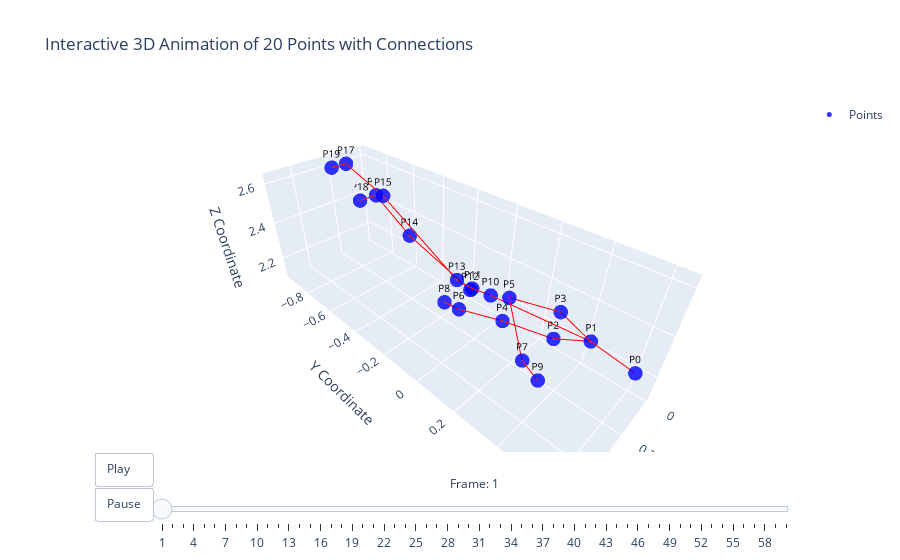

Here is the notebook cell this chart was saved with:
### Code cell
import pandas as pd
import numpy as np
import plotly.graph_objs as go
from plotly.offline import init_notebook_mode, iplot

init_notebook_mode(connected=True)

# Define parameters
num_points = 20
coordinates = ['x', 'y', 'z']
column_names = [f'p{point}_{coord}' for point in range(0, num_points + 0) for coord in coordinates]

# Load the data
file_path = 'data/bye_mahendra_9.txt'  
df = pd.read_csv(file_path, delimiter=r'\s+', header=None, names=column_names)

# Verify data
print("DataFrame Shape:", df.shape)  # Should be (number_of_rows, 60)
print(df.head())

# Define the connections as per the specified pairs
connections = [
    # Left Arm
    (1, 2), (2, 4), (4, 6), (6, 8),
    
    # Right Arm
    (1, 3), (3, 5), (5, 7), (7, 9),
    
    # Left Leg
    (11, 12), (12, 14), (14, 16), (16, 18),
    
    # Right Leg
    (11, 13), (13, 15), (15, 17), (17, 19),
    
    # Spine
    (0, 1), (1, 10), (10, 11)
]

# Function to get coordinates of a point given its zero-based index
def get_point_coords(row, point_index):
    point_num = point_index + 1-1  # Convert zero-based index to point number
    x = row[f'p{point_num}_x']
    y = row[f'p{point_num}_y']
    z = row[f'p{point_num}_z']
    return x, y, z

# Create frames for Plotly animation
plotly_frames = []
for frame in range(len(df)):
    row = df.iloc[frame]
    points = [get_point_coords(row, i) for i in range(num_points)]
    
    # Scatter points
    scatter = go.Scatter3d(
        x=[p[0] for p in points],
        y=[p[1] for p in points],
        z=[p[2] for p in points],
        mode='markers+text',
        marker=dict(
            size=5,
            color='blue',
            opacity=0.8
        ),
        text=[f'P{i+0}' for i in range(num_points)],
        textposition="top center",
        textfont=dict(
            size=10,
            color='black'
        )
    )
    
    # Lines for connections
    connection_traces = []
    for conn in connections:
        start, end = conn
        connection_traces.append(
            go.Scatter3d(
                x=[points[start][0], points[end][0]],
                y=[points[start][1], points[end][1]],
                z=[points[start][2], points[end][2]],
                mode='lines',
                line=dict(color='red', width=2),
                showlegend=False
            )
        )
    
    # Combine traces
    frame_data = [scatter] + connection_traces
    plotly_frames.append(go.Frame(data=frame_data, name=str(frame)))

# Initial data (first frame)
initial_row = df.iloc[0]
initial_points = [get_point_coords(initial_row, i) for i in range(num_points)]
initial_scatter = go.Scatter3d(
    x=[p[0] for p in initial_points],
    y=[p[1] for p in initial_points],
    z=[p[2] for p in initial_points],
    mode='markers+text',
    marker=dict(
        size=5,
        color='blue',
        opacity=0.8
    ),
    text=[f'P{i+0}' for i in range(num_points)],
    textposition="top center",
    textfont=dict(
        size=10,
        color='black'
    ),
    name='Points'
)

initial_connection_traces = []
for conn in connections:
    start, end = conn
    initial_connection_traces.append(
        go.Scatter3d(
            x=[initial_points[start][0], initial_points[end][0]],
            y=[initial_points[start][1], initial_points[end][1]],
            z=[initial_points[start][2], initial_points[end][2]],
            mode='lines',
            line=dict(color='red', width=2),
            showlegend=False
        )
    )

initial_data = [initial_scatter] + initial_connection_traces

# Define layout with sliders and play buttons
layout = go.Layout(
    title='Interactive 3D Animation of 20 Points with Connections',
    scene=dict(
        xaxis=dict(title='X Coordinate'),
        yaxis=dict(title='Y Coordinate'),
        zaxis=dict(title='Z Coordinate')
    ),
    updatemenus=[
        dict(
            type='buttons',
            buttons=[
                dict(label='Play',
                     method='animate',
                     args=[None, {"frame": {"duration": 200, "redraw": True},
                                  "fromcurrent": True, "transition": {"duration": 0}}]),
                dict(label='Pause',
                     method='animate',
                     args=[[None], {"frame": {"duration": 0, "redraw": False},
                                    "mode": "immediate",
                                    "transition": {"duration": 0}}])
            ],
            showactive=False,
            x=0.1,
            y=0
        )
    ],
    sliders=[{
        "steps": [{
            "args": [
                [str(k)],
                {"frame": {"duration": 200, "redraw": True},
                 "mode": "immediate",
                 "transition": {"duration": 0}}
            ],
            "label": str(k + 1),
            "method": "animate"
        } for k in range(len(df))],
        "transition": {"duration": 0},
        "x": 0.1,
        "y": 0,
        "currentvalue": {"font": {"size": 12}, "prefix": "Frame: ", "visible": True, "xanchor": "center"},
        "len": 0.9
    }]
)

# Create the figure
fig_plotly = go.Figure(
    data=initial_data,
    layout=layout,
    frames=plotly_frames
)

# Display the animation
iplot(fig_plotly)
# ani.save('animation.gif', writer='imagemagick', fps=15)

### Figure 1 — Plotly figure (JSON) as saved in the notebook; plotly's stock layout.template omitted (floating-point values rounded to 4 significant figures)
{"data": [{"marker": {"color": "blue", "opacity": 0.8, "size": 5}, "mode": "markers+text", "name": "Points", "text": ["P0", "P1", "P2", "P3", "P4", "P5", "P6", "P7", "P8", "P9", "P10", "P11", "P12", "P13", "P14", "P15", "P16", "P17", "P18", "P19"], "textfont": {"color": "black", "size": 10}, "textposition": "top center", "type": "scatter3d", "x": [0.103, 0.09451, 0.06639, 0.1913, 0.04758, 0.392, 0.1138, 0.5118, 0.129, 0.5213, 0.1637, 0.1851, 0.1563, 0.2286, 0.09205, 0.2287, 0.0007758, 0.1775, 0.07085, 0.239], "y": [0.6225, 0.4485, 0.2955, 0.3579, 0.03376, 0.2777, -0.1694, 0.4225, -0.2491, 0.4843, 0.04132, -0.03883, -0.07184, -0.0846, -0.5235, -0.5299, -0.8942, -0.8714, -0.9474, -0.9044], "z": [2.278, 2.301, 2.191, 2.442, 2.112, 2.571, 2.099, 2.495, 2.105, 2.47, 2.324, 2.328, 2.287, 2.37, 2.342, 2.593, 2.405, 2.633, 2.379, 2.622]}, {"line": {"color": "red", "width": 2}, "mode": "lines", "showlegend": false, "type": "scatter3d", "x": [0.09451, 0.06639], "y": [0.4485, 0.2955], "z": [2.301, 2.191]}, {"line": {"color": "red", "width": 2}, "mode": "lines", "showlegend": false, "type": "scatter3d", "x": [0.06639, 0.04758], "y": [0.2955, 0.03376], "z": [2.191, 2.112]}, {"line": {"color": "red", "width": 2}, "mode": "lines", "showlegend": false, "type": "scatter3d", "x": [0.04758, 0.1138], "y": [0.03376, -0.1694], "z": [2.112, 2.099]}, {"line": {"color": "red", "width": 2}, "mode": "lines", "showlegend": false, "type": "scatter3d", "x": [0.1138, 0.129], "y": [-0.1694, -0.2491], "z": [2.099, 2.105]}, {"line": {"color": "red", "width": 2}, "mode": "lines", "showlegend": false, "type": "scatter3d", "x": [0.09451, 0.1913], "y": [0.4485, 0.3579], "z": [2.301, 2.442]}, {"line": {"color": "red", "width": 2}, "mode": "lines", "showlegend": false, "type": "scatter3d", "x": [0.1913, 0.392], "y": [0.3579, 0.2777], "z": [2.442, 2.571]}, {"line": {"color": "red", "width": 2}, "mode": "lines", "showlegend": false, "type": "scatter3d", "x": [0.392, 0.5118], "y": [0.2777, 0.4225], "z": [2.571, 2.495]}, {"line": {"color": "red", "width": 2}, "mode": "lines", "showlegend": false, "type": "scatter3d", "x": [0.5118, 0.5213], "y": [0.4225, 0.4843], "z": [2.495, 2.47]}, {"line": {"color": "red", "width": 2}, "mode": "lines", "showlegend": false, "type": "scatter3d", "x": [0.1851, 0.1563], "y": [-0.03883, -0.07184], "z": [2.328, 2.287]}, {"line": {"color": "red", "width": 2}, "mode": "lines", "showlegend": false, "type": "scatter3d", "x": [0.1563, 0.09205], "y": [-0.07184, -0.5235], "z": [2.287, 2.342]}, {"line": {"color": "red", "width": 2}, "mode": "lines", "showlegend": false, "type": "scatter3d", "x": [0.09205, 0.0007758], "y": [-0.5235, -0.8942], "z": [2.342, 2.405]}, {"line": {"color": "red", "width": 2}, "mode": "lines", "showlegend": false, "type": "scatter3d", "x": [0.0007758, 0.07085], "y": [-0.8942, -0.9474], "z": [2.405, 2.379]}, {"line": {"color": "red", "width": 2}, "mode": "lines", "showlegend": false, "type": "scatter3d", "x": [0.1851, 0.2286], "y": [-0.03883, -0.0846], "z": [2.328, 2.37]}, {"line": {"color": "red", "width": 2}, "mode": "lines", "showlegend": false, "type": "scatter3d", "x": [0.2286, 0.2287], "y": [-0.0846, -0.5299], "z": [2.37, 2.593]}, {"line": {"color": "red", "width": 2}, "mode": "lines", "showlegend": false, "type": "scatter3d", "x": [0.2287, 0.1775], "y": [-0.5299, -0.8714], "z": [2.593, 2.633]}, {"line": {"color": "red", "width": 2}, "mode": "lines", "showlegend": false, "type": "scatter3d", "x": [0.1775, 0.239], "y": [-0.8714, -0.9044], "z": [2.633, 2.622]}, {"line": {"color": "red", "width": 2}, "mode": "lines", "showlegend": false, "type": "scatter3d", "x": [0.103, 0.09451], "y": [0.6225, 0.4485], "z": [2.278, 2.301]}, {"line": {"color": "red", "width": 2}, "mode": "lines", "showlegend": false, "type": "scatter3d", "x": [0.09451, 0.1637], "y": [0.4485, 0.04132], "z": [2.301, 2.324]}, {"line": {"color": "red", "width": 2}, "mode": "lines", "showlegend": false, "type": "scatter3d", "x": [0.1637, 0.1851], "y": [0.04132, -0.03883], "z": [2.324, 2.328]}], "layout": {"scene": {"xaxis": {"title": {"text": "X Coordinate"}}, "yaxis": {"title": {"text": "Y Coordinate"}}, "zaxis": {"title": {"text": "Z Coordinate"}}}, "sliders": [{"currentvalue": {"font": {"size": 12}, "prefix": "Frame: ", "visible": true, "xanchor": "center"}, "len": 0.9, "steps": [{"args": [["0"], {"frame": {"duration": 200, "redraw": true}, "mode": "immediate", "transition": {"duration": 0}}], "label": "1", "method": "animate"}, {"args": [["1"], {"frame": {"duration": 200, "redraw": true}, "mode": "immediate", "transition": {"duration": 0}}], "label": "2", "method": "animate"}, {"args": [["2"], {"frame": {"duration": 200, "redraw": true}, "mode": "immediate", "transition": {"duration": 0}}], "label": "3", "method": "animate"}, {"args": [["3"], {"frame": {"duration": 200, "redraw": true}, "mode": "immediate", "transition": {"duration": 0}}], "label": "4", "method": "animate"}, {"args": [["4"], {"frame": {"duration": 200, "redraw": true}, "mode": "immediate", "transition": {"duration": 0}}], "label": "5", "method": "animate"}, {"args": [["5"], {"frame": {"duration": 200, "redraw": true}, "mode": "immediate", "transition": {"duration": 0}}], "label": "6", "method": "animate"}, {"args": [["6"], {"frame": {"duration": 200, "redraw": true}, "mode": "immediate", "transition": {"duration": 0}}], "label": "7", "method": "animate"}, {"args": [["7"], {"frame": {"duration": 200, "redraw": true}, "mode": "immediate", "transition": {"duration": 0}}], "label": "8", "method": "animate"}, {"args": [["8"], {"frame": {"duration": 200, "redraw": true}, "mode": "immediate", "transition": {"duration": 0}}], "label": "9", "method": "animate"}, {"args": [["9"], {"frame": {"duration": 200, "redraw": true}, "mode": "immediate", "transition": {"duration": 0}}], "label": "10", "method": "animate"}, {"args": [["10"], {"frame": {"duration": 200, "redraw": true}, "mode": "immediate", "transition": {"duration": 0}}], "label": "11", "method": "animate"}, {"args": [["11"], {"frame": {"duration": 200, "redraw": true}, "mode": "immediate", "transition": {"duration": 0}}], "label": "12", "method": "animate"}, {"args": [["12"], {"frame": {"duration": 200, "redraw": true}, "mode": "immediate", "transition": {"duration": 0}}], "label": "13", "method": "animate"}, {"args": [["13"], {"frame": {"duration": 200, "redraw": true}, "mode": "immediate", "transition": {"duration": 0}}], "label": "14", "method": "animate"}, {"args": [["14"], {"frame": {"duration": 200, "redraw": true}, "mode": "immediate", "transition": {"duration": 0}}], "label": "15", "method": "animate"}, {"args": [["15"], {"frame": {"duration": 200, "redraw": true}, "mode": "immediate", "transition": {"duration": 0}}], "label": "16", "method": "animate"}, {"args": [["16"], {"frame": {"duration": 200, "redraw": true}, "mode": "immediate", "transition": {"duration": 0}}], "label": "17", "method": "animate"}, {"args": [["17"], {"frame": {"duration": 200, "redraw": true}, "mode": "immediate", "transition": {"duration": 0}}], "label": "18", "method": "animate"}, {"args": [["18"], {"frame": {"duration": 200, "redraw": true}, "mode": "immediate", "transition": {"duration": 0}}], "label": "19", "method": "animate"}, {"args": [["19"], {"frame": {"duration": 200, "redraw": true}, "mode": "immediate", "transition": {"duration": 0}}], "label": "20", "method": "animate"}, {"args": [["20"], {"frame": {"duration": 200, "redraw": true}, "mode": "immediate", "transition": {"duration": 0}}], "label": "21", "method": "animate"}, {"args": [["21"], {"frame": {"duration": 200, "redraw": true}, "mode": "immediate", "transition": {"duration": 0}}], "label": "22", "method": "animate"}, {"args": [["22"], {"frame": {"duration": 200, "redraw": true}, "mode": "immediate", "transition": {"duration": 0}}], "label": "23", "method": "animate"}, {"args": [["23"], {"frame": {"duration": 200, "redraw": true}, "mode": "immediate", "transition": {"duration": 0}}], "label": "24", "method": "animate"}, {"args": [["24"], {"frame": {"duration": 200, "redraw": true}, "mode": "immediate", "transition": {"duration": 0}}], "label": "25", "method": "animate"}, {"args": [["25"], {"frame": {"duration": 200, "redraw": true}, "mode": "immediate", "transition": {"duration": 0}}], "label": "26", "method": "animate"}, {"args": [["26"], {"frame": {"duration": 200, "redraw": true}, "mode": "immediate", "transition": {"duration": 0}}], "label": "27", "method": "animate"}, {"args": [["27"], {"frame": {"duration": 200, "redraw": true}, "mode": "immediate", "transition": {"duration": 0}}], "label": "28", "method": "animate"}, {"args": [["28"], {"frame": {"duration": 200, "redraw": true}, "mode": "immediate", "transition": {"duration": 0}}], "label": "29", "method": "animate"}, {"args": [["29"], {"frame": {"duration": 200, "redraw": true}, "mode": "immediate", "transition": {"duration": 0}}], "label": "30", "method": "animate"}, {"args": [["30"], {"frame": {"duration": 200, "redraw": true}, "mode": "immediate", "transition": {"duration": 0}}], "label": "31", "method": "animate"}, {"args": [["31"], {"frame": {"duration": 200, "redraw": true}, "mode": "immediate", "transition": {"duration": 0}}], "label": "32", "method": "animate"}, {"args": [["32"], {"frame": {"duration": 200, "redraw": true}, "mode": "immediate", "transition": {"duration": 0}}], "label": "33", "method": "animate"}, {"args": [["33"], {"frame": {"duration": 200, "redraw": true}, "mode": "immediate", "transition": {"duration": 0}}], "label": "34", "method": "animate"}, {"args": [["34"], {"frame": {"duration": 200, "redraw": true}, "mode": "immediate", "transition": {"duration": 0}}], "label": "35", "method": "animate"}, {"args": [["35"], {"frame": {"duration": 200, "redraw": true}, "mode": "immediate", "transition": {"duration": 0}}], "label": "36", "method": "animate"}, {"args": [["36"], {"frame": {"duration": 200, "redraw": true}, "mode": "immediate", "transition": {"duration": 0}}], "label": "37", "method": "animate"}, {"args": [["37"], {"frame": {"duration": 200, "redraw": true}, "mode": "immediate", "transition": {"duration": 0}}], "label": "38", "method": "animate"}, {"args": [["38"], {"frame": {"duration": 200, "redraw": true}, "mode": "immediate", "transition": {"duration": 0}}], "label": "39", "method": "animate"}, {"args": [["39"], {"frame": {"duration": 200, "redraw": true}, "mode": "immediate", "transition": {"duration": 0}}], "label": "40", "method": "animate"}, {"args": [["40"], {"frame": {"duration": 200, "redraw": true}, "mode": "immediate", "transition": {"duration": 0}}], "label": "41", "method": "animate"}, {"args": [["41"], {"frame": {"duration": 200, "redraw": true}, "mode": "immediate", "transition": {"duration": 0}}], "label": "42", "method": "animate"}, {"args": [["42"], {"frame": {"duration": 200, "redraw": true}, "mode": "immediate", "transition": {"duration": 0}}], "label": "43", "method": "animate"}, {"args": [["43"], {"frame": {"duration": 200, "redraw": true}, "mode": "immediate", "transition": {"duration": 0}}], "label": "44", "method": "animate"}, {"args": [["44"], {"frame": {"duration": 200, "redraw": true}, "mode": "immediate", "transition": {"duration": 0}}], "label": "45", "method": "animate"}, {"args": [["45"], {"frame": {"duration": 200, "redraw": true}, "mode": "immediate", "transition": {"duration": 0}}], "label": "46", "method": "animate"}, {"args": [["46"], {"frame": {"duration": 200, "redraw": true}, "mode": "immediate", "transition": {"duration": 0}}], "label": "47", "method": "animate"}, {"args": [["47"], {"frame": {"duration": 200, "redraw": true}, "mode": "immediate", "transition": {"duration": 0}}], "label": "48", "method": "animate"}, {"args": [["48"], {"frame": {"duration": 200, "redraw": true}, "mode": "immediate", "transition": {"duration": 0}}], "label": "49", "method": "animate"}, {"args": [["49"], {"frame": {"duration": 200, "redraw": true}, "mode": "immediate", "transition": {"duration": 0}}], "label": "50", "method": "animate"}, {"args": [["50"], {"frame": {"duration": 200, "redraw": true}, "mode": "immediate", "transition": {"duration": 0}}], "label": "51", "method": "animate"}, {"args": [["51"], {"frame": {"duration": 200, "redraw": true}, "mode": "immediate", "transition": {"duration": 0}}], "label": "52", "method": "animate"}, {"args": [["52"], {"frame": {"duration": 200, "redraw": true}, "mode": "immediate", "transition": {"duration": 0}}], "label": "53", "method": "animate"}, {"args": [["53"], {"frame": {"duration": 200, "redraw": true}, "mode": "immediate", "transition": {"duration": 0}}], "label": "54", "method": "animate"}, {"args": [["54"], {"frame": {"duration": 200, "redraw": true}, "mode": "immediate", "transition": {"duration": 0}}], "label": "55", "method": "animate"}, {"args": [["55"], {"frame": {"duration": 200, "redraw": true}, "mode": "immediate", "transition": {"duration": 0}}], "label": "56", "method": "animate"}, {"args": [["56"], {"frame": {"duration": 200, "redraw": true}, "mode": "immediate", "transition": {"duration": 0}}], "label": "57", "method": "animate"}, {"args": [["57"], {"frame": {"duration": 200, "redraw": true}, "mode": "immediate", "transition": {"duration": 0}}], "label": "58", "method": "animate"}, {"args": [["58"], {"frame": {"duration": 200, "redraw": true}, "mode": "immediate", "transition": {"duration": 0}}], "label": "59", "method": "animate"}, {"args": [["59"], {"frame": {"duration": 200, "redraw": true}, "mode": "immediate", "transition": {"duration": 0}}], "label": "60", "method": "animate"}], "transition": {"duration": 0}, "x": 0.1, "y": 0}], "title": {"text": "Interactive 3D Animation of 20 Points with Connections"}, "updatemenus": [{"buttons": [{"args": [null, {"frame": {"duration": 200, "redraw": true}, "fromcurrent": true, "transition": {"duration": 0}}], "label": "Play", "method": "animate"}, {"args": [[null], {"frame": {"duration": 0, "redraw": false}, "mode": "immediate", "transition": {"duration": 0}}], "label": "Pause", "method": "animate"}], "showactive": false, "type": "buttons", "x": 0.1, "y": 0}]}}
